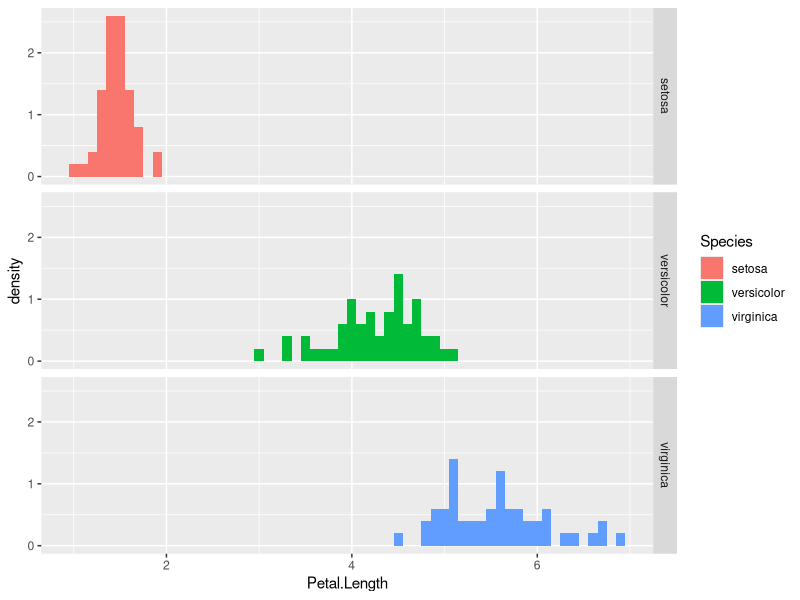
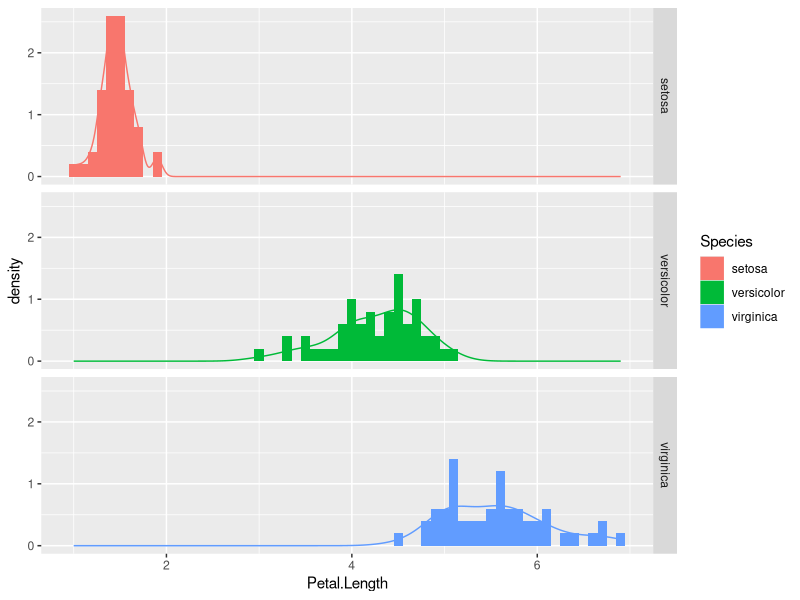
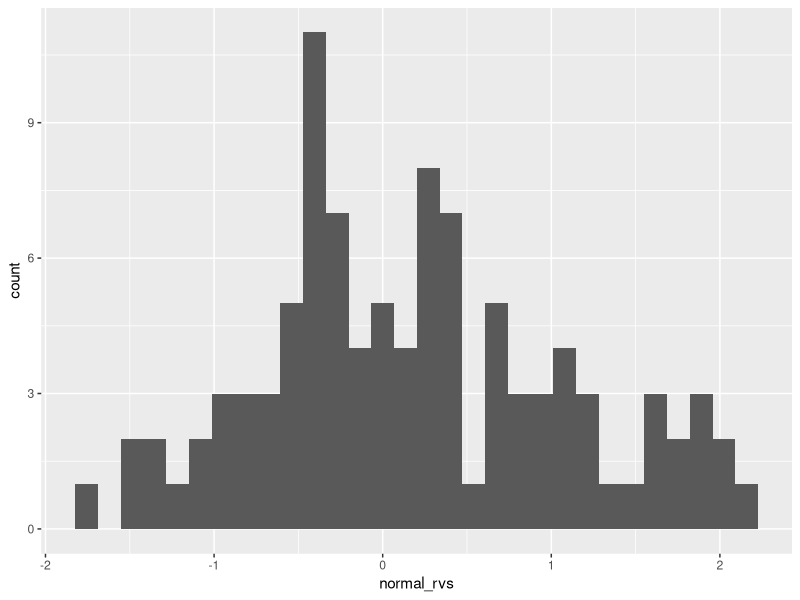
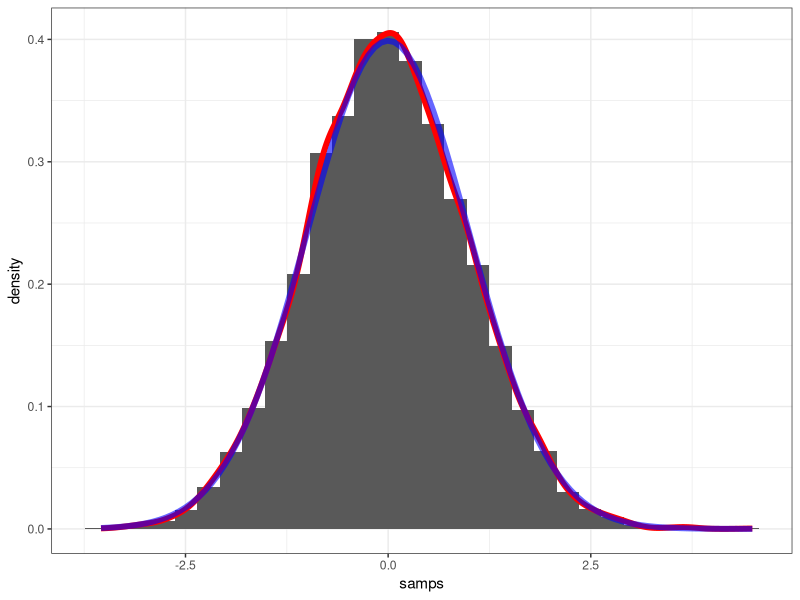
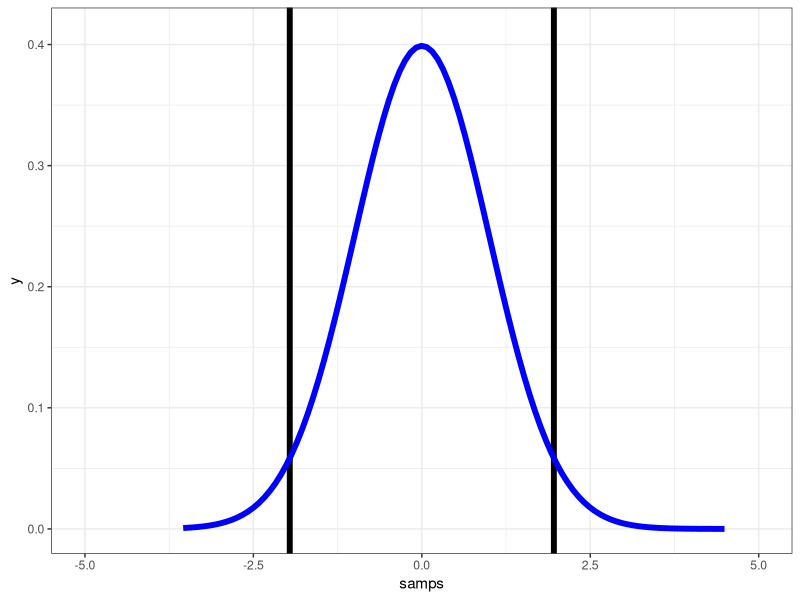
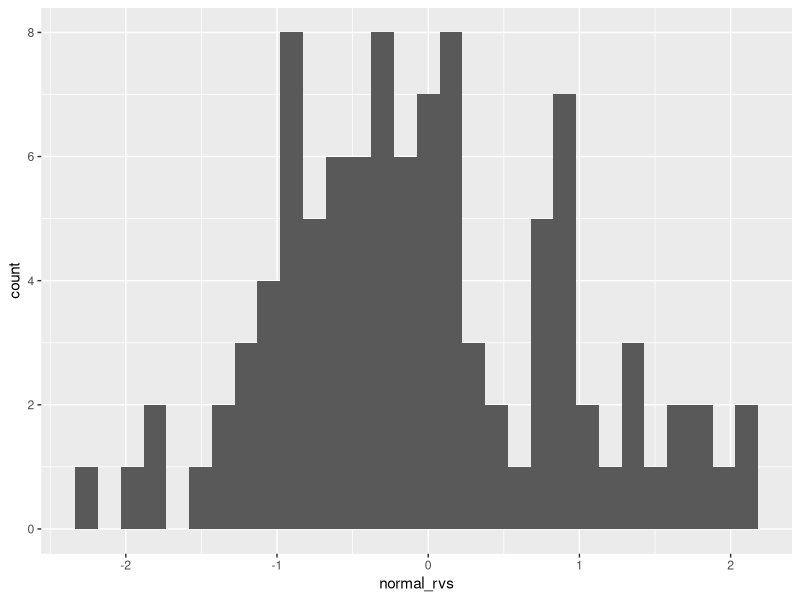
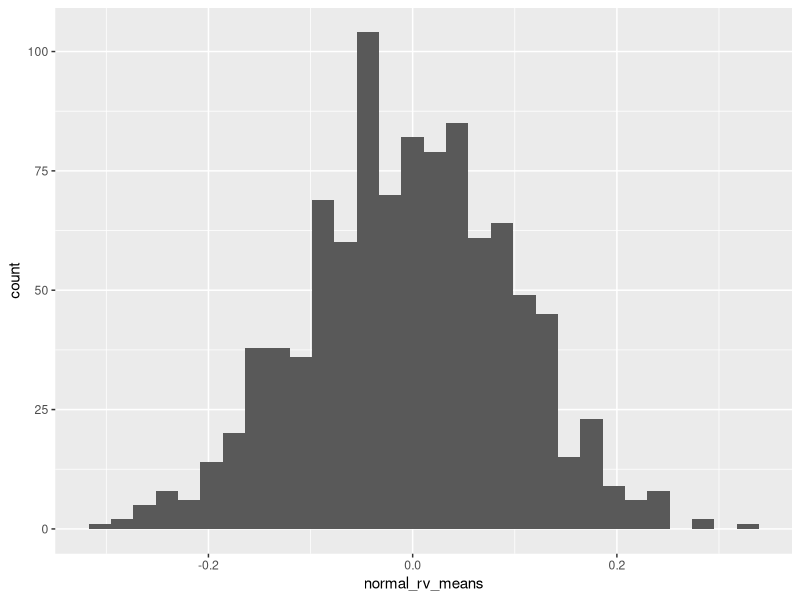
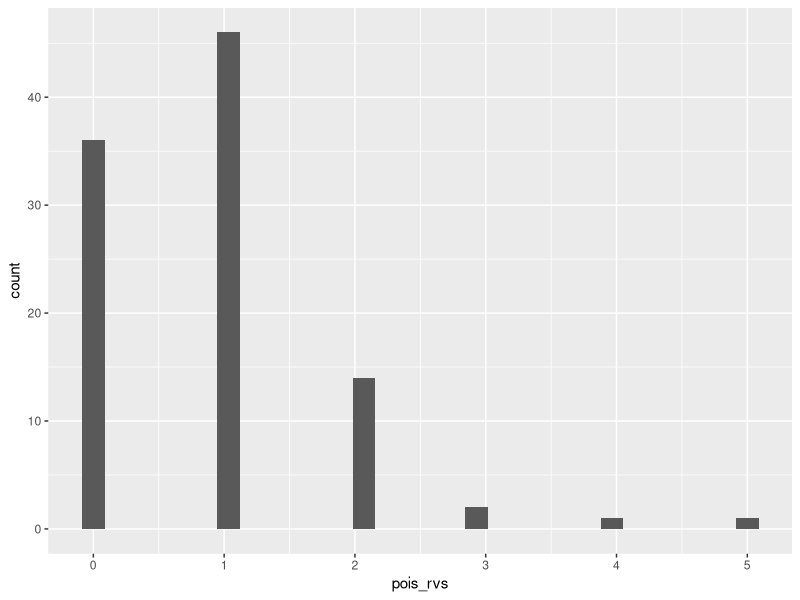

Write the R code that produced these figures, in order.
## ---- chunk 1
library(ggplot2)

ggplot(data = iris) +
  geom_histogram(aes(x = Petal.Length, y = ..density.., fill = Species), binwidth = 0.1) +
  facet_grid(Species ~ .)

## ---- chunk 2
ggplot(data = iris) +
  geom_histogram(aes(x = Petal.Length, y = ..density.., fill = Species), binwidth = 0.1) +
  geom_density(aes(x = Petal.Length, color = Species)) +
  facet_grid(Species ~ .)



## ---- chunk 3
?rnorm
## ---- chunk 4
normal_rvs <- rnorm(n = 100, mean = 0, sd = 1)

ggplot() +
  geom_histogram(aes(x = normal_rvs))
## ---- chunk 5
stdnorm_samps <- data.frame( samps = rnorm(n = 10000, mean = 0, sd = 1) )

ggplot(data = stdnorm_samps, aes(x = samps)) +
  geom_histogram( aes( y = ..density.. ) ) +
  geom_density(colour = "red", size = 2) + 
  stat_function(fun = dnorm, color = "blue", alpha = 0.6, size = 2) +
  theme_bw()
## ---- chunk 6
qnorm(p = 0.025, mean = 0, sd = 1)
## ---- chunk 7
qnorm(p = 0.025, mean = 0, sd = 1, lower.tail = FALSE)
qnorm(p = 0.975, mean = 0, sd = 1)
## ---- chunk 8
ggplot(data = stdnorm_samps, aes(x = samps)) +
  coord_cartesian(xlim = c(-5, 5), ylim = c(0, 0.41)) +
  geom_vline(xintercept = c(-1.96, 1.96), size = 2 ) +
  stat_function( fun = dnorm, colour = "blue", size = 2) +
  theme_bw()
## ---- chunk 9
normal_rvs <- rnorm(100)
ggplot() +
  geom_histogram(aes(x = normal_rvs))

## ---- chunk 10
normal_rv_means <- c()

for(x in 1:1000){
  # generate new normal rvs
  new_norm_rvs <- rnorm(100)
  
  # calculate the mean of my new norm rvs
  new_norm_rv_mean <- mean(new_norm_rvs)
  
  # Add this mean to the vector of means
  normal_rv_means <- c(normal_rv_means, new_norm_rv_mean)
}

#normal_rv_means

ggplot() + 
  geom_histogram(aes(x = normal_rv_means))

## ---- chunk 11
pois_rvs <- rpois(n = 100, lambda = 1)

ggplot() +
  geom_histogram(aes(x = pois_rvs))
## ---- chunk 12
pois_means <- c()

for(x in 1:100){
  new_pois_mean <- mean(rpois(100, lambda = 1))
  pois_means <- c(pois_means, new_pois_mean)
}

ggplot() +
  geom_histogram(aes(x = pois_means))

## ---- chunk 13
sd(pois_means)
